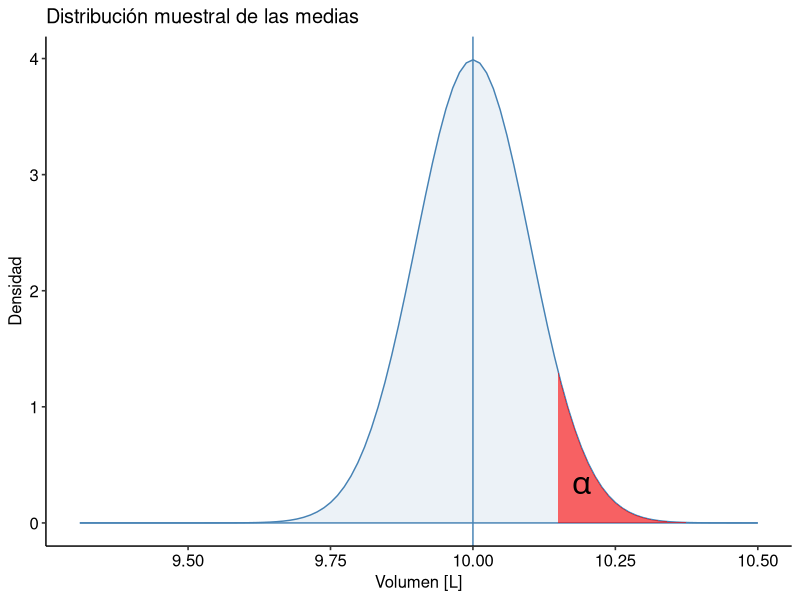
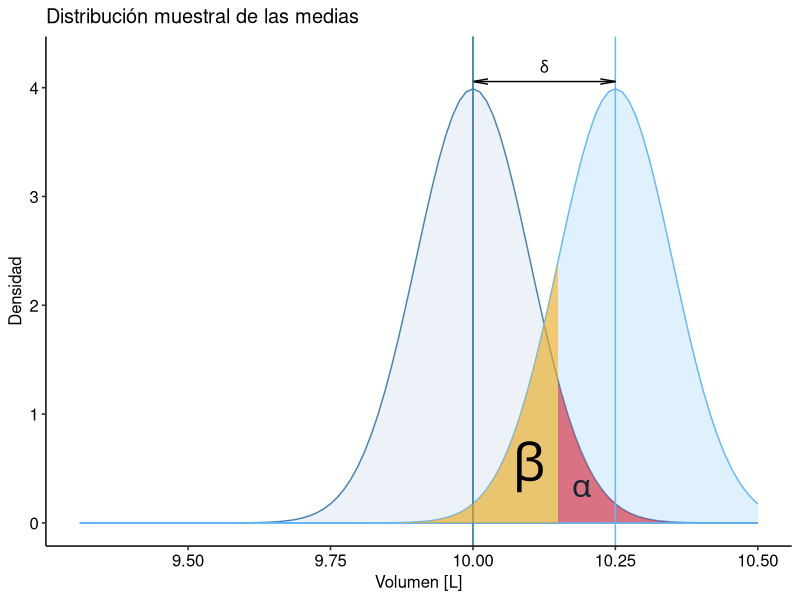
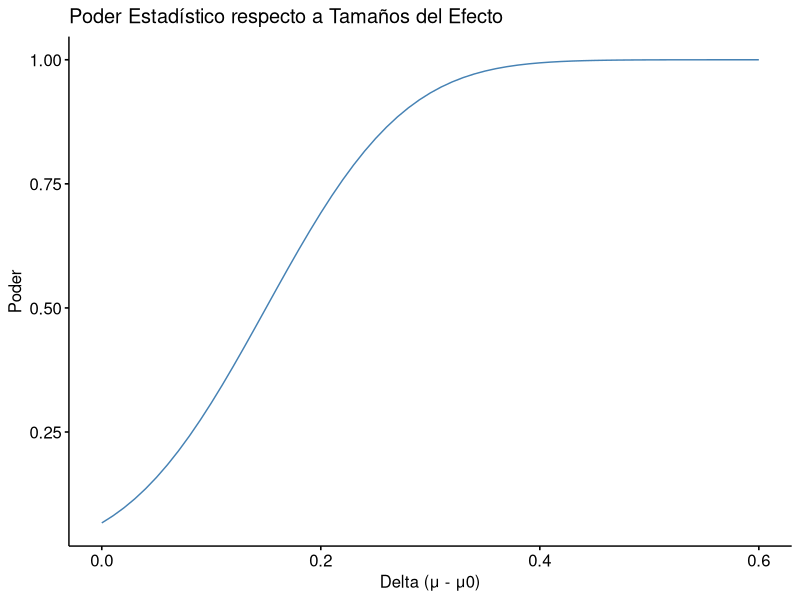

The R source for these figures, in order:
## ---- chunk 1
knitr::opts_chunk$set(echo = TRUE)
## ---- chunk 2
library(ggplot2)
library(ggpubr)

sigma <- 1
alfa <- 0.05
media_nula <- 10
n <- 100

#Error estandar
SE <- sigma / sqrt(n)

#graficar distribucion muestral de las medias
g_x_limites <- media_nula + c(-6.9,5) * SE

g <- ggplot() + xlim(g_x_limites)
g <- g + labs(x = "Volumen [L]", y = "Densidad", title = "Distribución muestral de las medias") + theme_pubr()

#Agregamos la hipotesis nula
dist_0 <- stat_function(fun = dnorm, geom = "area",
                        args = list(mean = media_nula, sd = SE), colour = "steelblue", fill = "steelblue", alpha = 0.1)

g1 <- g + dist_0
g1 <- g1 + geom_vline(xintercept = media_nula, colour = "steelblue")

#calcular las regiones criticas de la hipotesis nula
z_crit_sup <- 10.15

g2 <- g1 +
  stat_function(fun = dnorm, geom = "area",
                args = list(mean = media_nula, sd = SE),
                xlim = c(z_crit_sup, g_x_limites[2]),  # Región derecha
                fill = "red", alpha = 0.6)

g2 <- g2 + annotate("text", x = (z_crit_sup + 0.04), y = dnorm(z_crit_sup + 0.065, media_nula, SE), 
                     label = "alpha", vjust = "top", parse = TRUE,
                     size = 8, fontface = "bold")

print(g2)
## ---- chunk 3
p_error_t1 <- pnorm(z_crit_sup, mean = media_nula,sd = SE, lower.tail = FALSE)
cat("alpha = ", p_error_t1, "\n")
conf_level = 1 - p_error_t1
## ---- chunk 4
significancia = p_error_t1

#agregamos los valores verdaderos 
media_verdadera = 10.25
delta = media_verdadera - media_nula
dist_v= stat_function(fun = dnorm, geom = "area", args = list(mean = media_verdadera, sd = SE), 
                     colour = "steelblue1", fill="steelblue1", alpha=0.2)
g3 = g2 + dist_v + geom_vline(xintercept = media_verdadera, colour="steelblue1")

#agregar anotacion del tamaño de efecto
x_ann = c(media_verdadera,media_nula)
y_ann = c(dnorm(media_verdadera, mean = media_verdadera, sd = SE), 
          dnorm(media_nula, mean = media_nula, sd = SE))
y_ann = y_ann + significancia
g3 = g3 + annotate("segment", x = x_ann[1], y = y_ann[1], xend = x_ann[2], yend = y_ann[2], arrow = arrow(angle = 10, length = unit(0.03, "npc"), ends = "both", type = "open"))
g3 = g3 + annotate("text", x = sum(x_ann)/2, y = y_ann[1] + 0.2, label = "delta", vjust = "top", parse = TRUE)

g4 = g3 + geom_vline(xintercept = media_nula, color = "steelblue")


g4 = g4 + stat_function(fun = dnorm,
                    geom = "area",
                    args = list(mean = media_verdadera, sd = SE),
                    xlim = c(g_x_limites[1], z_crit_sup),
                    fill = "#FFAA00", alpha = 0.55)

#g4 <- g4 + annotate ( "text" , x = 10.15 , y = 1.5 , label = " poder [sup] " ,vjust = "top" , parse = TRUE )

g4 <- g4 + annotate ("text", x = (sum(x_ann) / 2) - 0.027, y = 0.75, 
                     label = "beta", vjust = "top", parse = TRUE, 
                     size = 13, fontface = "bold")

#g4 <- g4 + annotate ( "segment" , x = 10.15 , y = 1.15 , xend = 10.18 , yend = 0.4 , arrow = arrow ( angle = 10 , length = unit (0.03 , "npc" ) , ends = "last" , type = "open" ) )

print(g4)

## ---- chunk 5
power = pnorm(z_crit_sup, mean = media_verdadera, sd = SE, lower.tail = FALSE)
beta= 1 - power
cat("poder = ",power,"\n")
cat("beta = ", beta)
## ---- chunk 6
library(pwr)
library(tidyr)

## Definición tamaños del efecto.
# Volumen varia entre 10 y 10,6 litros
medias_verdaderas <- seq(10, 10.6, 0.01)

# normalizar medias para obtener deltas
# sigma = 1 en este caso, no afecta en nada, pero para mantener el procedimiento
deltas <- medias_verdaderas - media_nula
deltas_normalizados <- deltas/sigma

## Función para obtener el poder estadístico de la prueba a considerar
# (alfa = 0.06, H_A: mu > 10.15)
f_poder <- function(x) pwr.norm.test(x, n = n, sig.level = significancia, alternative = "greater")[["power"]]
poderes <- sapply(deltas_normalizados, f_poder)

# Graficar curva
datos_anchos <- data.frame(deltas, poderes)
datos_largos <- datos_anchos |>
  pivot_longer(-deltas, values_to = "Poder")

g_p3 <- ggline(datos_largos, x = "deltas", y = "Poder", color = "steelblue", plot_type = "l", numeric.x.axis = TRUE)
g_p3 <- g_p3 + labs(x = "Delta (μ - μ0)")
g_p3 <- g_p3 + labs(title = "Poder Estadístico respecto a Tamaños del Efecto")
print(g_p3)

## ---- chunk 7
library(pwr)

alfa <- 0.05
poder <- 0.8
media <- 10.15
media_nula <- 10
sigma <- 1

delta <- media - media_nula
d <- delta / sigma

result <- pwr.norm.test(d = d, sig.level = alfa, power = poder, alternative = "two.sided")
print(result)
## ---- chunk 8
library(pwr)

alfa <- 0.05
poder <- 0.8
p1 <- 0.9
p2 <- 0.96

h <- ES.h(p2, p1)

result <- pwr.2p.test(h = h, sig.level = alfa, power = poder, alternative = "two.sided")
print(result)
